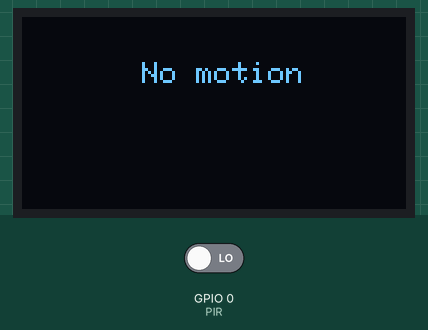
The sketch below on a simulated ESP32. Shown: 128×64 one-colour display. Inputs (shaded band) come from the test bench; at power-on: GPIO 0 (PIR) LOW.

Above: at 3.2 s.
3.3 s: GPIO 0 (PIR) driven HIGH
At 5.1 s:
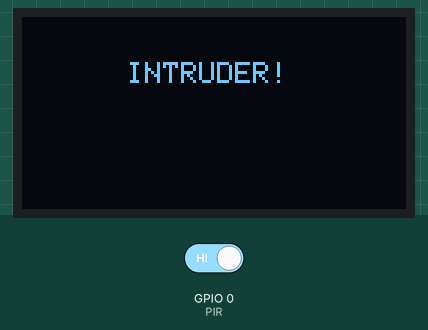
5.6 s: GPIO 0 (PIR) driven LOW
At 7.3 s:
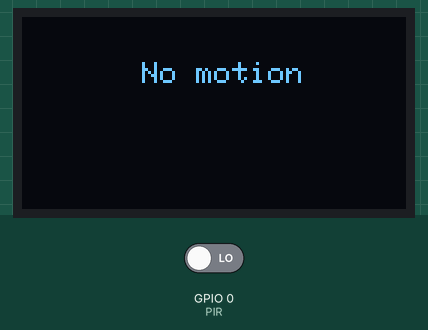
Timing chart, 0 to 8.8 s (numbered marks = the images above; inputs shaded):
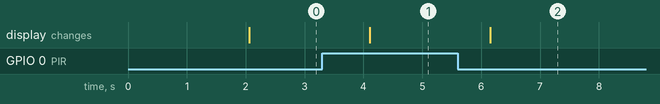

Measured:
- after the input at 3.3 s, the display: changes after 0.81 s (image 1)
- after the input at 5.6 s, the display: changes after 0.56 s (image 2)

The sketch:

PIR_ESP32-Mini_0.66-OLED_cloudfree.ino
```cpp
#include <Wire.h>
#include <Adafruit_GFX.h>
#include <Adafruit_SSD1306.h>

#define OLED_RESET -1
Adafruit_SSD1306 display(OLED_RESET);

const int PIR = 0; //GPIO0
int PIRState = 0; //GPIO0

void setup()
{
  Serial.begin(9600);
  display.begin(SSD1306_SWITCHCAPVCC, 0x3C);
  display.setTextColor(WHITE);
 delay(2000);

  pinMode(PIR, INPUT);

}

void loop()
{
  PIRState = digitalRead(PIR);

  if (PIRState == HIGH)
  {
    display.clearDisplay();
    display.setTextSize(1);
    display.setCursor(35, 15);
    display.write("INTRUDER!\n");
    display.display();

  }
  else
  {
    display.clearDisplay();
    display.setTextSize(1);
    display.setCursor(40,15);
    display.write("No motion\n");
    display.display();
  }
  delay(1000);
}
```
